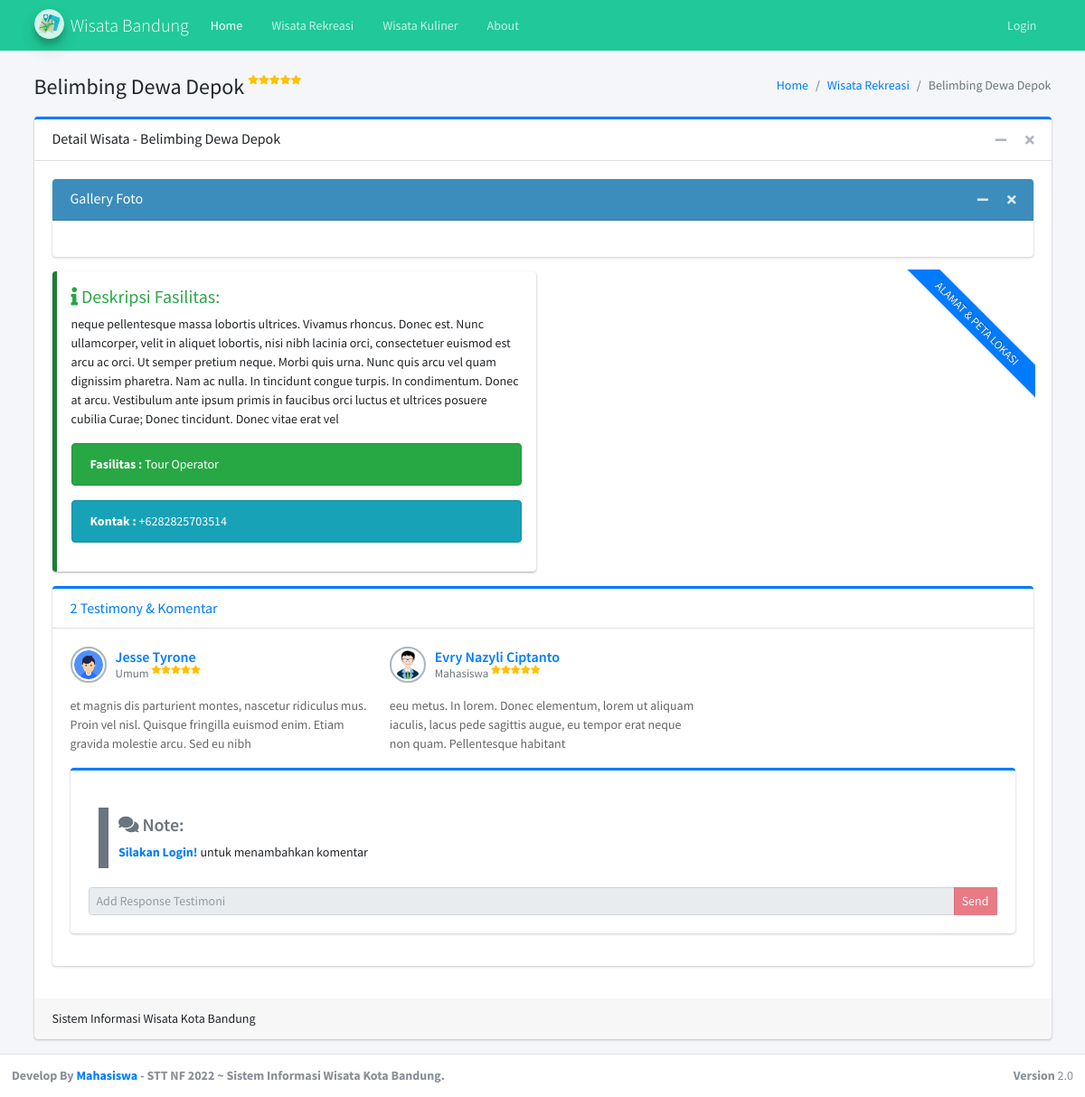
The page /wisata/detail/7 on the database as committed earlier.
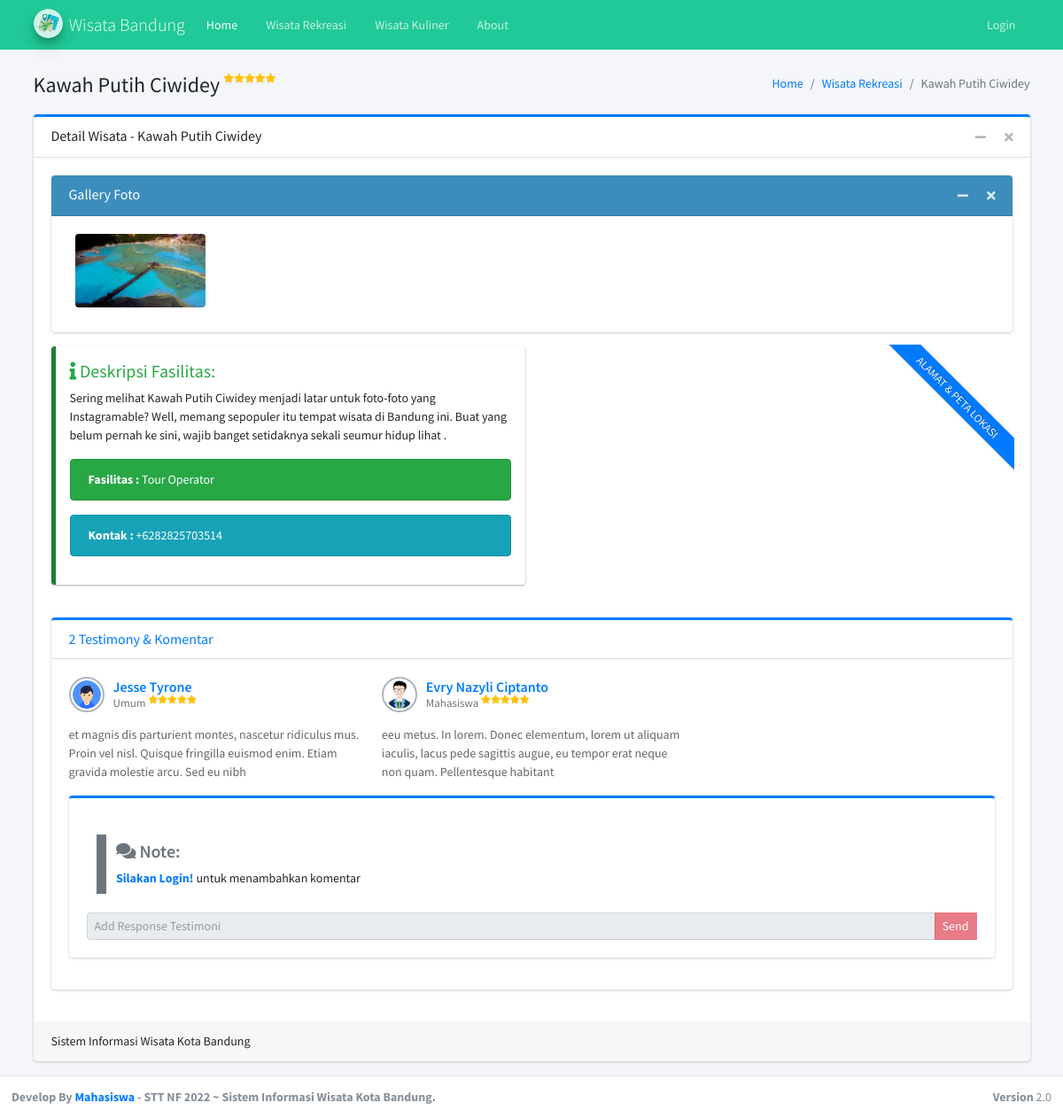
The same page on the database as committed later.
### tables this page shows
CREATE TABLE `wisata` (
  `id` int(11) NOT NULL AUTO_INCREMENT,
  `nama` varchar(100) DEFAULT NULL,
  `deskripsi` text DEFAULT NULL,
  `jenis_wisata_id` int(11) DEFAULT NULL,
  `fasilitas` text DEFAULT NULL,
  `bintang` smallint(6) DEFAULT NULL,
  `kontak` varchar(45) DEFAULT NULL,
  `alamat` text DEFAULT NULL,
  `latlong` varchar(50) DEFAULT NULL,
  `email` varchar(45) DEFAULT NULL,
  `web` varchar(45) DEFAULT NULL,
  `jenis_kuliner_id` int(11) DEFAULT NULL,
  PRIMARY KEY (`id`),
  KEY `fk_wisata_jenis_wisata_idx` (`jenis_wisata_id`),
  KEY `fk_wisata_jenis_kuliner1_idx` (`jenis_kuliner_id`),
  CONSTRAINT `fk_wisata_jenis_kuliner1` FOREIGN KEY (`jenis_kuliner_id`) REFERENCES `jenis_kuliner` (`id`) ON DELETE NO ACTION ON UPDATE CASCADE,
  CONSTRAINT `fk_wisata_jenis_wisata` FOREIGN KEY (`jenis_wisata_id`) REFERENCES `jenis_wisata` (`id`) ON DELETE NO ACTION ON UPDATE CASCADE
);

CREATE TABLE `testimoni` (
  `id` int(11) NOT NULL AUTO_INCREMENT,
  `nama` varchar(45) DEFAULT NULL,
  `email` varchar(90) DEFAULT NULL,
  `wisata_id` int(11) NOT NULL,
  `profesi_id` int(11) NOT NULL,
  `rating` smallint(6) DEFAULT NULL,
  `komentar` text DEFAULT NULL,
  `user_id` int(11) DEFAULT NULL,
  `created_at` datetime DEFAULT current_timestamp(),
  `foto` varchar(255) DEFAULT NULL,
  PRIMARY KEY (`id`),
  KEY `fk_testimoni_profesi1` (`profesi_id`),
  KEY `fk_testimoni_wisata1` (`wisata_id`),
  KEY `fk_testimoni_user_id` (`user_id`),
  CONSTRAINT `fk_testimoni_profesi1` FOREIGN KEY (`profesi_id`) REFERENCES `profesi` (`id`) ON DELETE NO ACTION ON UPDATE CASCADE,
  CONSTRAINT `fk_testimoni_user_id` FOREIGN KEY (`user_id`) REFERENCES `users` (`id`) ON DELETE NO ACTION ON UPDATE CASCADE,
  CONSTRAINT `fk_testimoni_wisata1` FOREIGN KEY (`wisata_id`) REFERENCES `wisata` (`id`) ON DELETE NO ACTION ON UPDATE CASCADE
);

CREATE TABLE `profesi` (
  `id` int(11) NOT NULL AUTO_INCREMENT,
  `nama` varchar(20) DEFAULT NULL,
  PRIMARY KEY (`id`)
);

CREATE TABLE `gallery_wisata` (
  `id` int(11) NOT NULL AUTO_INCREMENT,
  `foto_wisata` varchar(255) DEFAULT NULL,
  `wisata_id` int(11) DEFAULT NULL,
  PRIMARY KEY (`id`),
  KEY `FK_GALLERY_FOTO REF_WISATA` (`wisata_id`),
  CONSTRAINT `FK_GALLERY_FOTO REF_WISATA` FOREIGN KEY (`wisata_id`) REFERENCES `wisata` (`id`) ON DELETE CASCADE ON UPDATE CASCADE
);

### application/controllers/wisata.php (called while the page is built, shortened)
<?php
class Wisata extends CI_Controller
{
	function __construct()
	{
		$this->load->model('user_model');
		$this->load->model('profesi_model');
		$this->load->model('wisata_model');
		$this->load->model('testimoni_model');
		$this->load->model('gallery_wisata_model');
	}
	public function detail($id)
	{
		$data['rekreasi'] = $this->wisata_model->findById($id);
		$data['testimoni'] = $this->testimoni_model->findByWisataId($id);
		$data['gallery'] = $this->gallery_wisata_model->findByWisataId($id);
		$this->load->view("layout/header");
		$this->load->view("wisata_detail", $data);
		$this->load->view("layout/footer");
	}
}

### index.php (called while the page is built, shortened)
<?php
require_once BASEPATH.'core/CodeIgniter.php';

### application/models/Wisata_model.php (called while the page is built, shortened)
<?php
class Wisata_model extends CI_Model
{
    public function findById($id)
    {
        $query = $this->db->get_where('wisata', ['id' => $id]);
        return $query->row();
    }
}

### application/models/Testimoni_model.php (called while the page is built, shortened)
<?php
class Testimoni_model extends CI_Model
{
    public function findByWisataId($id){
        $sql = "SELECT t.*, i.nama AS profesi FROM testimoni t JOIN profesi i ON t.profesi_id = i.id WHERE wisata_id = ? ORDER BY rating DESC";
        $query = $this->db->query($sql, array($id));
        return $query;
    }
}

### application/models/Gallery_wisata_model.php (called while the page is built, shortened)
<?php
class Gallery_wisata_model extends CI_Model
{
    public function findByWisataId($id)
    {
        $query = $this->db->get_where('gallery_wisata', ['wisata_id' => $id]);
        return $query;
    }
}

### application/views/wisata_detail.php (the view, shortened to what the changed rows need)
<div class="content-wrapper">
    <div class="content-header">
        <div class="container">
            <div class="row mb-2 mt-4">
                <div class="col-sm-6">
                    <div class="d-flex flex-row">
                        <div class="mr-1">
                            <h1><?php echo $rekreasi->nama; ?> </h1>
                        </div>
                        <div>
                            <sup>
                                <?php
                                createStar($rekreasi->bintang);
                                ?>
                            </sup>
                        </div>
                    </div>
                </div>
                <div class="col-sm-6">
                    <ol class="breadcrumb float-sm-right">
                        <li class="breadcrumb-item"><a href="index.html">Home</a></li>
                        <?php if ($rekreasi->jenis_wisata_id != null) { ?>
                            <li class="breadcrumb-item"><a href="<?php echo base_url(); ?>wisata/rekreasi">Wisata Rekreasi</a></li>
                        <?php } else { ?>
                            <li class="breadcrumb-item"><a href="<?php echo base_url(); ?>wisata/kuliner">Wisata Kuliner</a></li>
                        <?php } ?>
                        <li class="breadcrumb-item active"><?php echo $rekreasi->nama; ?></li>
                    </ol>
                </div>
            </div>
        </div>
    </div>
    <div class="content">
        <div class="container">
            <div class="row">
                <div class="col-12">
                    <div class="card card-primary card-outline">
                        <div class="card-header">
                            <h3 class="card-title">Detail Wisata - <?php echo $rekreasi->nama; ?></h3>
                            <div class="card-tools">
                                <button type="button" class="btn btn-tool" data-card-widget="collapse" title="Collapse">
                                </button>
                                <button type="button" class="btn btn-tool" data-card-widget="remove" title="Remove">
                                </button>
                            </div>
                        </div>
                        <div class="card-body">
                            <div class="row">
                                <div class="col-12">
                                    <div class="card">
                                        <div class="card-header bg-lightblue">
                                            <h3 class="card-title">Gallery Foto</h3>
                                            <div class="card-tools">
                                            </div>
                                        </div>
                                        <div class="card-body">
                                            <div class="row">
                                                <?php
                                                foreach ($gallery->result() as $i) {
                                                    if ($i->foto_wisata != NULL) {
                                                        $fotoPath = 'assets/upload/wisata/' . $i->foto_wisata;
                                                        $foto = (file_exists($fotoPath)) ? $fotoPath : 'assets/dist/img/wisata.jpg';
                                                    } else {
                                                        $foto = 'assets/dist/img/wisata.jpg';
                                                    }
                                                ?>
                                                    <div class="col-sm-2">
                                                        <a href="<?= base_url() . $foto; ?>" data-toggle="lightbox" data-title="Gambar <?= $i->id; ?>" data-gallery="gallery">
                                                            <img src="<?= base_url() . $foto; ?>" class="img-fluid mb-2 rounded mx-auto d-block" style="max-height :83px" alt="Gambar" />
                                                        </a>
                                                    </div>
                                                <?php } ?>
                                            </div>
                                        </div>
                                    </div>
                                </div>
                                <div class="col-md-6">
                                    <div class="callout callout-success">
                                        <h5 class="text-success"><i class="fas fa-info"></i> Deskripsi
                                            Fasilitas:</h5>
                                        <p>
                                            <?php echo $rekreasi->deskripsi; ?>
                                        </p>
                                        <div class="alert alert-success">
                                            <b>Fasilitas : </b> <?php echo $rekreasi->fasilitas; ?>
                                        </div>
                                        <div class="alert alert-info">
                                            <b>Kontak : </b> <?php echo $rekreasi->kontak; ?>
                                        </div>
                                    </div>
                                </div>
                                <div class="col-md-12">
                                    <div class="card card-primary card-outline">
                                        <div class="card-body">
                                            <div class="row">
                                                <?php foreach ($testimoni->result() as $i) { ?>
                                                    <div class="col-md-4">
                                                        <div class="post clearfix">
                                                            <div class="user-block">
                                                                <?php
                                                                if ($i->foto != NULL) {
                                                                    $fotoPath = 'assets/upload/user/' . $i->foto;
                                                                    $foto = (file_exists($fotoPath)) ? $fotoPath : 'assets/dist/img/default.png';
                                                                } else {
                                                                    $foto = 'assets/dist/img/default.png';
                                                                }
                                                                ?>
                                                                <img class="img-circle img-bordered-sm" src="<?= base_url() . $foto; ?>" alt="User Image">
                                                                <span class="username">
                                                                    <a href="#"><?php echo $i->nama; ?></a>
                                                                </span>
                                                                <span class="description">
                                                                    <?php echo $i->profesi; ?> <sup>
                                                                        ?></sup>
                                                                </span>
                                                            </div>
                                                            <p>
                                                                <?php echo $i->komentar; ?>
                                                            </p>
                                                        </div>
                                                    </div>
                                                <?php } ?>
                                            </div>
                                        </div>
                                    </div>
                                </div>
                            </div>
                        </div>
                    </div>
                </div>
            </div>
        </div>
    </div>
</div>

### application/views/function/function.php (shortened to what the changed rows need)
<?php
function createStar($star){
    for ($x = 1; $x <= $star; $x++) {
        echo "<i class='fas fa-star text-warning'></i>";
    }
}

Rows that differ between the two databases and show on the page:
changed wisata "Tour Operator": nama "Belimbing Dewa Depok" → "Kawah Putih Ciwidey"; deskripsi "neque pellentesque massa lobortis ultrices. Vivamus rhoncus. Donec est. Nunc ullamcorper, velit in aliquet lobortis, nisi nibh lacinia orci, consectetuer euismod est arcu ac orci. Ut semper pretium neque. Morbi quis urna. Nunc quis arcu vel quam dignissim pharetra. Nam ac nulla. In tincidunt congue turpis. In condimentum. Donec at arcu. Vestibulum ante ipsum primis in faucibus orci luctus et ultrices posuere cubilia Curae; Donec tincidunt. Donec vitae erat vel" → "Sering melihat Kawah Putih Ciwidey menjadi latar untuk foto-foto yang Instagramable? Well, memang sepopuler itu tempat wisata di Bandung ini. Buat yang belum pernah ke sini, wajib banget setidaknya sekali seumur hidup lihat ."
added gallery_wisata: foto_wisata (picture)
